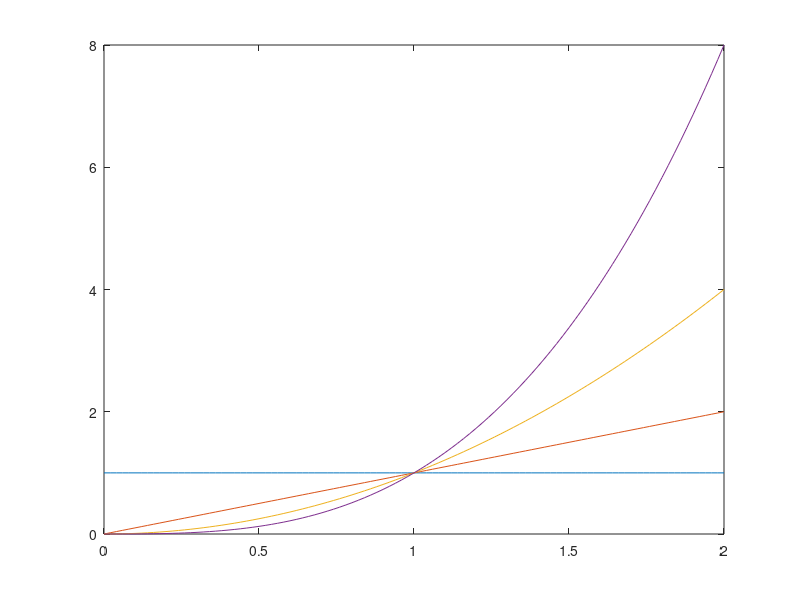

Reproduce this figure in MATLAB.
function A = getPolynomialBasis(d,T,nt,basis)

if nargin==0
    T = 2.0;
    nt = 101;
    d = 3;
    tt =linspace(0,T,nt);
    A = feval(mfilename,d,T,nt,'monomial');
    figure(2); clf;
    for k=1:size(A,2)
        plot(tt,A(:,k));
        hold on
    end
end

if not(exist('basis','var')) || isempty(basis)
    basis = 'monomial';
end

tt = linspace(0,T,nt);

switch basis
    case 'monomial'
        A = tt(:).^(0:d);
    case 'qr'
        B = tt(:).^(0:d);
        [A,R] = qr(B,'econ');
    case 'Legendre'
        tb = linspace(-1,1,nt);
        A = zeros(nt,d+1);
        for k=0:d
            A(:,k+1) = reshape(legendreP(k,tb),[],1);
        end
    otherwise
        error('invalid basis')
end